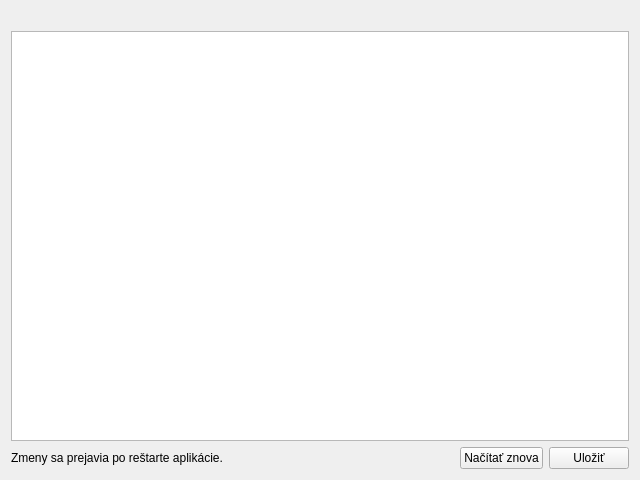
<?xml version="1.0" encoding="UTF-8"?>
<ui version="4.0">
 <class>ConfigTab</class>
 <widget class="QWidget" name="ConfigTab">
  <property name="geometry">
   <rect>
    <x>0</x>
    <y>0</y>
    <width>640</width>
    <height>480</height>
   </rect>
  </property>
  <property name="windowTitle">
   <string>Form</string>
  </property>
  <layout class="QVBoxLayout" name="verticalLayout">
   <item>
    <widget class="QLabel" name="label_path">
     <property name="text">
      <string/>
     </property>
     <property name="textInteractionFlags">
      <set>Qt::TextInteractionFlag::TextSelectableByMouse</set>
     </property>
    </widget>
   </item>
   <item>
    <widget class="QPlainTextEdit" name="text_config">
     <property name="lineWrapMode">
      <enum>QPlainTextEdit::LineWrapMode::NoWrap</enum>
     </property>
    </widget>
   </item>
   <item>
    <layout class="QHBoxLayout" name="horizontalLayout">
     <item>
      <widget class="QLabel" name="label_info">
       <property name="text">
        <string>Zmeny sa prejavia po reštarte aplikácie.</string>
       </property>
      </widget>
     </item>
     <item>
      <spacer name="horizontalSpacer">
       <property name="orientation">
        <enum>Qt::Orientation::Horizontal</enum>
       </property>
       <property name="sizeHint" stdset="0">
        <size>
         <width>40</width>
         <height>20</height>
        </size>
       </property>
      </spacer>
     </item>
     <item>
      <widget class="QPushButton" name="button_reload">
       <property name="text">
        <string>Načítať znova</string>
       </property>
      </widget>
     </item>
     <item>
      <widget class="QPushButton" name="button_save">
       <property name="text">
        <string>Uložiť</string>
       </property>
      </widget>
     </item>
    </layout>
   </item>
  </layout>
 </widget>
 <resources/>
 <connections>
  <connection>
   <sender>button_save</sender>
   <signal>clicked()</signal>
   <receiver>ConfigTab</receiver>
   <slot>saveData()</slot>
  </connection>
  <connection>
   <sender>button_reload</sender>
   <signal>clicked()</signal>
   <receiver>ConfigTab</receiver>
   <slot>loadData()</slot>
  </connection>
  <connection>
   <sender>text_config</sender>
   <signal>textChanged()</signal>
   <receiver>ConfigTab</receiver>
   <slot>valueEdited()</slot>
  </connection>
 </connections>
 <slots>
  <slot>valueEdited()</slot>
  <slot>saveData()</slot>
  <slot>loadData()</slot>
 </slots>
</ui>
